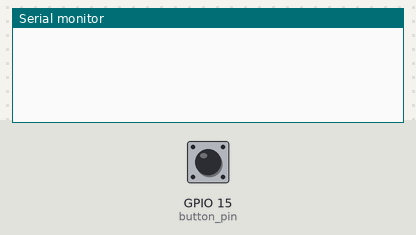
Recording of a sketch running on a simulated ESP32. Shown: the last lines printed to the serial monitor. Inputs (shaded band) come from the test bench; at power-on: GPIO 15 (button_pin) HIGH. Random numbers use the default seed unless the sketch sets one.

Above: at 1.2 s.
1.3 s: GPIO 15 (button_pin) pulled LOW for 0.15 s
At 2.5 s:
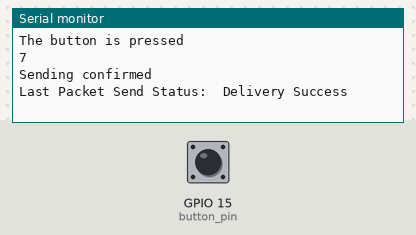
2.9 s: GPIO 15 (button_pin) pulled LOW for 1 s
At 3.9 s:
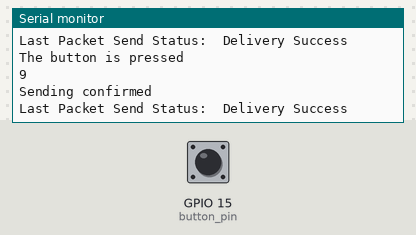

The sketch:

transmitter.ino
```cpp
// Include Libraries
#include <esp_now.h>
#include <WiFi.h>

// Variables for test data
int button_pin = 15;
int button_state;
int last_button_state;
int test = 5;
int test2 = 1;
int int_value;
float float_value;
bool bool_value = true;


// MAC Address of responder - edit as required
uint8_t broadcastAddress[] = {0x84, 0xCC, 0xA8, 0x54, 0x63, 0x50};

// Define a data structure
typedef struct struct_message {
  char a[32];
  int b;
  float c;
  bool d;
} struct_message;

// Create a structured object
struct_message myData;

// Peer info
esp_now_peer_info_t peerInfo;

// Callback function called when data is sent
void OnDataSent(const uint8_t *mac_addr, esp_now_send_status_t status) {
  Serial.print("\r\nLast Packet Send Status:\t");
  Serial.println(status == ESP_NOW_SEND_SUCCESS ? "Delivery Success" : "Delivery Fail");
}

void setup() {

  // Set up Serial Monitor
  Serial.begin(115200);

  // Set ESP32 as a Wi-Fi Station
  pinMode(button_pin, INPUT_PULLUP);
  WiFi.mode(WIFI_STA);

  // Initilize ESP-NOW
  if (esp_now_init() != ESP_OK) {
    Serial.println("Error initializing ESP-NOW");
    return;
  }

  // Register the send callback
  esp_now_register_send_cb(OnDataSent);

  // Register peer
  memcpy(peerInfo.peer_addr, broadcastAddress, 6);
  peerInfo.channel = 0;
  peerInfo.encrypt = false;

  // Add peer
  if (esp_now_add_peer(&peerInfo) != ESP_OK){
    Serial.println("Failed to add peer");
    return;
  }
}

void loop() {
  // Create test data
  int_value = random(1,10);

  // Use integer to make a new float
  float_value = 1.3 * int_value;

  // Invert the boolean value
  bool_value = !bool_value;

  // Format structured data
  strcpy(myData.a, "Saiya Emang Tampan");
  myData.b = int_value;
  myData.c = float_value;
  myData.d = bool_value;

  last_button_state = button_state;      // save the last state
  button_state = digitalRead(button_pin);

  if (last_button_state == HIGH && button_state == LOW) {
    Serial.println("The button is pressed");
    Serial.println(int_value);
    esp_err_t result = esp_now_send(broadcastAddress, (uint8_t *) &myData, sizeof(myData));

    if (result == ESP_OK) {
      Serial.println("Sending confirmed");
    }
    else {
      Serial.println("Sending error");
      }
    }
}
```

Measured:
- after the input at 1.3 s, the serial monitor: prints a new line at once (image 1)
- after the input at 2.9 s, the serial monitor: prints a new line at once (image 2)
